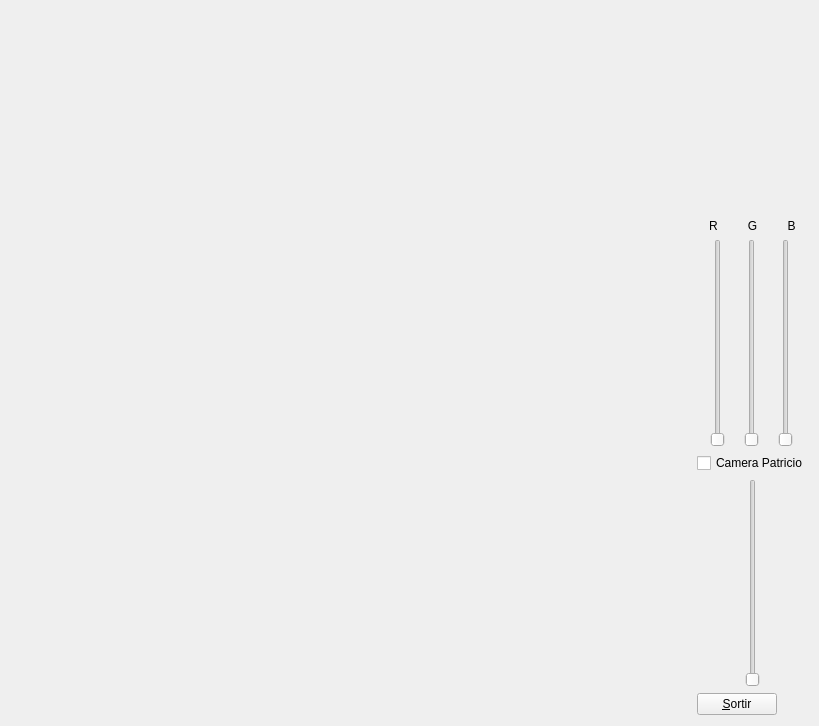
<?xml version="1.0" encoding="UTF-8"?>
<ui version="4.0">
 <class>MyForm</class>
 <widget class="QWidget" name="MyForm">
  <property name="geometry">
   <rect>
    <x>0</x>
    <y>0</y>
    <width>819</width>
    <height>726</height>
   </rect>
  </property>
  <property name="windowTitle">
   <string>Form</string>
  </property>
  <layout class="QHBoxLayout" name="horizontalLayout">
   <item>
    <widget class="MyGLWidget" name="widget" native="true">
     <property name="sizePolicy">
      <sizepolicy hsizetype="Expanding" vsizetype="Expanding">
       <horstretch>0</horstretch>
       <verstretch>0</verstretch>
      </sizepolicy>
     </property>
    </widget>
   </item>
   <item>
    <layout class="QVBoxLayout" name="verticalLayout">
     <item>
      <spacer name="verticalSpacer">
       <property name="orientation">
        <enum>Qt::Vertical</enum>
       </property>
       <property name="sizeHint" stdset="0">
        <size>
         <width>20</width>
         <height>40</height>
        </size>
       </property>
      </spacer>
     </item>
     <item>
      <layout class="QHBoxLayout" name="horizontalLayout_3">
       <item>
        <widget class="QLabel" name="label_2">
         <property name="text">
          <string>R</string>
         </property>
         <property name="alignment">
          <set>Qt::AlignCenter</set>
         </property>
         <property name="wordWrap">
          <bool>false</bool>
         </property>
        </widget>
       </item>
       <item>
        <widget class="QLabel" name="label_3">
         <property name="text">
          <string>G</string>
         </property>
         <property name="alignment">
          <set>Qt::AlignCenter</set>
         </property>
        </widget>
       </item>
       <item>
        <widget class="QLabel" name="label">
         <property name="text">
          <string>B</string>
         </property>
         <property name="alignment">
          <set>Qt::AlignCenter</set>
         </property>
        </widget>
       </item>
      </layout>
     </item>
     <item>
      <layout class="QHBoxLayout" name="horizontalLayout_4">
       <item>
        <widget class="QSlider" name="verticalSlider_3">
         <property name="maximum">
          <number>100</number>
         </property>
         <property name="orientation">
          <enum>Qt::Vertical</enum>
         </property>
        </widget>
       </item>
       <item>
        <widget class="QSlider" name="verticalSlider_4">
         <property name="maximum">
          <number>100</number>
         </property>
         <property name="orientation">
          <enum>Qt::Vertical</enum>
         </property>
        </widget>
       </item>
       <item>
        <widget class="QSlider" name="verticalSlider_2">
         <property name="maximum">
          <number>100</number>
         </property>
         <property name="orientation">
          <enum>Qt::Vertical</enum>
         </property>
        </widget>
       </item>
      </layout>
     </item>
     <item>
      <widget class="QCheckBox" name="checkBox">
       <property name="text">
        <string>Camera Patricio</string>
       </property>
      </widget>
     </item>
     <item>
      <layout class="QHBoxLayout" name="horizontalLayout_2">
       <item>
        <widget class="QSlider" name="verticalSlider">
         <property name="sizePolicy">
          <sizepolicy hsizetype="Fixed" vsizetype="MinimumExpanding">
           <horstretch>0</horstretch>
           <verstretch>0</verstretch>
          </sizepolicy>
         </property>
         <property name="minimum">
          <number>1</number>
         </property>
         <property name="maximum">
          <number>300</number>
         </property>
         <property name="orientation">
          <enum>Qt::Vertical</enum>
         </property>
        </widget>
       </item>
      </layout>
     </item>
     <item>
      <widget class="QPushButton" name="pushButton">
       <property name="sizePolicy">
        <sizepolicy hsizetype="Fixed" vsizetype="Fixed">
         <horstretch>0</horstretch>
         <verstretch>0</verstretch>
        </sizepolicy>
       </property>
       <property name="text">
        <string>&amp;Sortir</string>
       </property>
      </widget>
     </item>
    </layout>
   </item>
  </layout>
 </widget>
 <customwidgets>
  <customwidget>
   <class>MyGLWidget</class>
   <extends>QWidget</extends>
   <header>MyGLWidget.h</header>
   <container>1</container>
   <slots>
    <signal>update_scene_zoom(int)</signal>
    <signal>update_checkbox_patricio(bool)</signal>
    <slot>move_scene_zoom(int)</slot>
    <slot>set_patricio_camera(bool)</slot>
    <slot>set_component_R(int)</slot>
    <slot>set_component_G(int)</slot>
    <slot>set_component_B(int)</slot>
   </slots>
  </customwidget>
 </customwidgets>
 <resources/>
 <connections>
  <connection>
   <sender>pushButton</sender>
   <signal>clicked()</signal>
   <receiver>MyForm</receiver>
   <slot>close()</slot>
   <hints>
    <hint type="sourcelabel">
     <x>755</x>
     <y>715</y>
    </hint>
    <hint type="destinationlabel">
     <x>839</x>
     <y>529</y>
    </hint>
   </hints>
  </connection>
  <connection>
   <sender>verticalSlider</sender>
   <signal>valueChanged(int)</signal>
   <receiver>widget</receiver>
   <slot>move_scene_zoom(int)</slot>
   <hints>
    <hint type="sourcelabel">
     <x>749</x>
     <y>683</y>
    </hint>
    <hint type="destinationlabel">
     <x>534</x>
     <y>482</y>
    </hint>
   </hints>
  </connection>
  <connection>
   <sender>widget</sender>
   <signal>update_scene_zoom(int)</signal>
   <receiver>verticalSlider</receiver>
   <slot>setValue(int)</slot>
   <hints>
    <hint type="sourcelabel">
     <x>668</x>
     <y>588</y>
    </hint>
    <hint type="destinationlabel">
     <x>749</x>
     <y>683</y>
    </hint>
   </hints>
  </connection>
  <connection>
   <sender>checkBox</sender>
   <signal>toggled(bool)</signal>
   <receiver>widget</receiver>
   <slot>set_patricio_camera(bool)</slot>
   <hints>
    <hint type="sourcelabel">
     <x>684</x>
     <y>468</y>
    </hint>
    <hint type="destinationlabel">
     <x>45</x>
     <y>451</y>
    </hint>
   </hints>
  </connection>
  <connection>
   <sender>widget</sender>
   <signal>update_checkbox_patricio(bool)</signal>
   <receiver>checkBox</receiver>
   <slot>setChecked(bool)</slot>
   <hints>
    <hint type="sourcelabel">
     <x>618</x>
     <y>390</y>
    </hint>
    <hint type="destinationlabel">
     <x>716</x>
     <y>469</y>
    </hint>
   </hints>
  </connection>
  <connection>
   <sender>verticalSlider_3</sender>
   <signal>valueChanged(int)</signal>
   <receiver>widget</receiver>
   <slot>set_component_R(int)</slot>
   <hints>
    <hint type="sourcelabel">
     <x>698</x>
     <y>252</y>
    </hint>
    <hint type="destinationlabel">
     <x>529</x>
     <y>37</y>
    </hint>
   </hints>
  </connection>
  <connection>
   <sender>verticalSlider_4</sender>
   <signal>valueChanged(int)</signal>
   <receiver>widget</receiver>
   <slot>set_component_G(int)</slot>
   <hints>
    <hint type="sourcelabel">
     <x>748</x>
     <y>265</y>
    </hint>
    <hint type="destinationlabel">
     <x>631</x>
     <y>76</y>
    </hint>
   </hints>
  </connection>
  <connection>
   <sender>verticalSlider_2</sender>
   <signal>valueChanged(int)</signal>
   <receiver>widget</receiver>
   <slot>set_component_B(int)</slot>
   <hints>
    <hint type="sourcelabel">
     <x>783</x>
     <y>262</y>
    </hint>
    <hint type="destinationlabel">
     <x>623</x>
     <y>121</y>
    </hint>
   </hints>
  </connection>
 </connections>
</ui>
